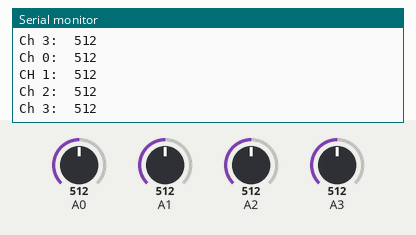
This sketch was run on a simulated Arduino Uno, built with avr-gcc and run on an emulated ATmega328P. Parts: the last lines printed to the serial monitor. Inputs (shaded band) come from the test bench; at power-on: A1 = 512, A3 = 512, A0 = 512, A2 = 512.

Above: at 4.2 s.
4.3 s: A1 set to 105
At 5.4 s:
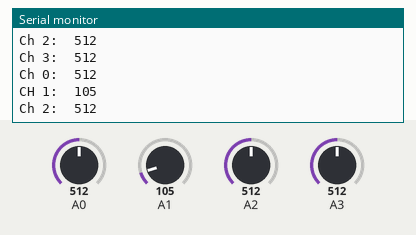
5.8 s: A1 set to 94
At 6.9 s:
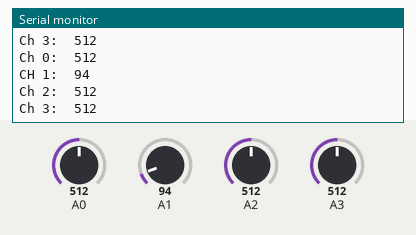
10.3 s: A3 set to 104
At 10.8 s:
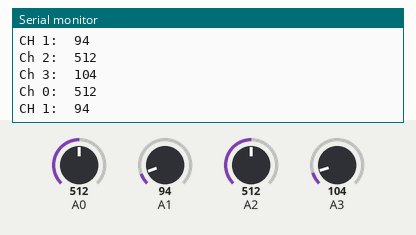
13.3 s: A3 set to 89
At 14.4 s:
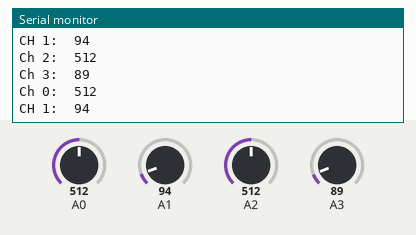
Timing chart, 0 to 15.8 s (numbered marks = the images above; inputs shaded):
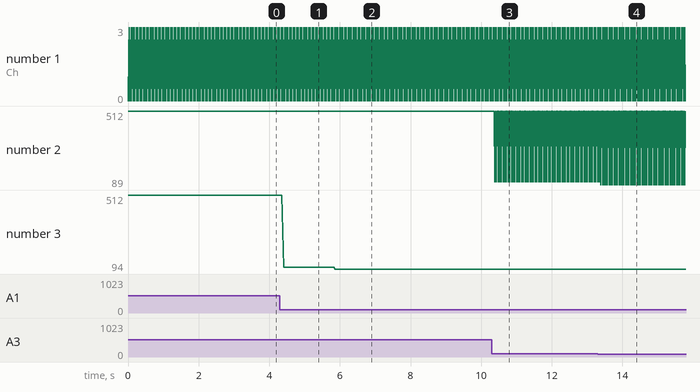

The sketch:

laser_break_calibrate.ino
```cpp
#include <FastLED.h>

// Digital Pins (I/O)
#define LASER_POWER 3

void setup() {
  Serial.begin(9000);

  pinMode(LASER_POWER, OUTPUT);

}

void loop() {
  digitalWrite(LASER_POWER, HIGH);

  Serial.print("Ch 0:\t");
  Serial.println(analogRead(0));
  Serial.print("CH 1:\t");
  Serial.println(analogRead(1));
  Serial.print("Ch 2:\t");
  Serial.println(analogRead(2));
  Serial.print("Ch 3:\t");
  Serial.println(analogRead(3));

}
```

Measured:
- after the input at 4.3 s, the serial monitor: prints a new line after 0.11 s (image 1)
- after the input at 5.8 s, the serial monitor: prints a new line after 0.07 s (image 2)
- after the input at 10.3 s, the serial monitor: prints a new line after 0.08 s (image 3)
- after the input at 13.3 s, the serial monitor: prints a new line after 0.09 s (image 4)
- plotted number 2: 512 → 104 after the input at 10.3 s
- plotted number 3: 512 → 105 after the input at 4.3 s, 105 → 94 after the input at 5.8 s
